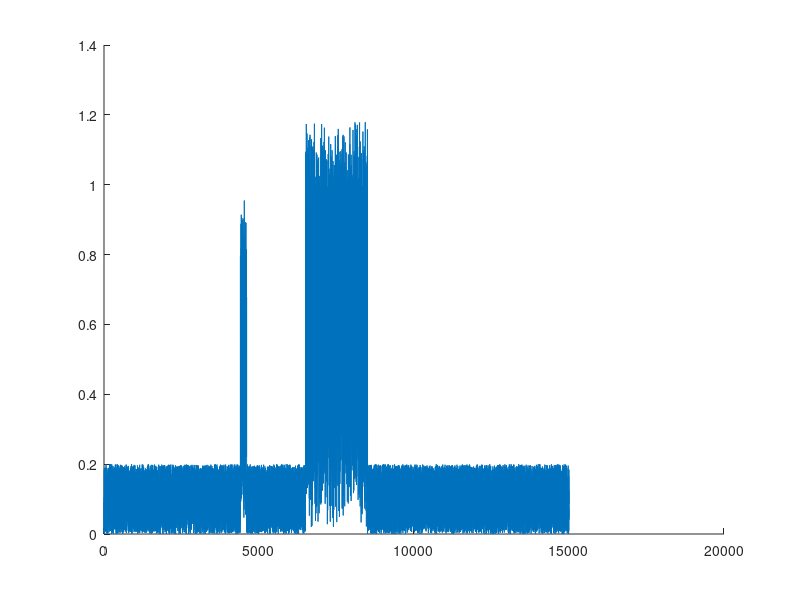

The MATLAB source for this figure: (Note: this script raises an error after producing the figure.)
%% Detect signal among noise

%% Data for testing function
close all
nc = 15000; % Number of samples recorded 

ns = 2000; % Number of samples of signal sent 

% Channel noise
chStd = 0.2;
ch = chStd.*rand(1,nc);

% True signal 
sigStd = 1;
sig = sigStd.*rand(1,ns);

sigPadded = [zeros(1,floor((nc-ns)/2)) sig zeros(1,ceil((nc-ns)/2))];

% Sound Card Transient
nt = 200;
sndStd = 0.8;
snd = sndStd.*rand(1,nt);
sndPadded = [zeros(1,floor((nc-nt)/2)-3000) snd zeros(1,ceil((nc-nt)/2)+3000)];

letsPlot = false;
if letsPlot 
    figure 
    plot(ch); title('Channel')
    figure
    plot(sigPadded); title('Padded Signal')
    figure
    plot(sndPadded); title('Sound Card Transient')
end

totalCh = ch + sigPadded + sndPadded;
hold on
plot(totalCh)
%% 
%------------------------
% Script for function 
%------------------------
totalCh = yrec;
hold on
plot(yrec)
%plot([1 length(yrec)],[mean(yrec) mean(yrec)],'r')
%plot([1 length(yrec)],[5*var(yrec) 5*var(yrec)],'g')
%
mvngAvgL = 250; % Length of moving average filter
checkBack = 200; % Comparison to previous Average
switchFactor = 10; % Rate of Change between averages neccessary in order to consider signal as begun
% --- 
previousAverages = [];
currentAverage = 0;
previousVariances = [];
currentVariance = 0;
sampelStamps = []; % Potential start samples of signal

for k = 1:length(totalCh)-mvngAvgL
   currentAverage = sum((totalCh(k:(k+mvngAvgL-1))))/mvngAvgL; 
   previousAverages = [previousAverages currentAverage]; %#ok<AGROW>
   currentVariance = var(totalCh(k:(k+mvngAvgL-1)));
   
   if k > 200
    if (currentAverage/previousAverages(k-checkBack) > switchFactor)
           sampelStamps = [sampelStamps k+mvngAvgL-checkBack]; %#ok<AGROW>
    end
   end
   
   debug = false; 
   if debug
       if k > 6475 && k < 6505 %#ok<UNRCH>
           fprintf('k:%d\n',k);
           fprintf('CurrentAverage:%d\n',currentAverage);
           fprintf('PreviousAverages(k-5):%d\n',previousAverages(k-5));
           fprintf('CurrentAverage/PreviousAverages(k-5):%d\n\n',currentAverage/previousAverages(k-5))
       end
   end
   
end

filteredStamps = [];

for k = 1:length(sampelStamps)-1 % Only keep those whose value is increasing between samples
    if totalCh(sampelStamps(k)) < totalCh(sampelStamps(k+1))
       filteredStamps = [filteredStamps sampelStamps(k)]; 
    end
    
end

stem(filteredStamps,ones(1,length(filteredStamps)),'g'); title('Found initsamples of Signal')

% Get most likely sampel, considering transient
if max(diff(filteredStamps)) > 500;
    calcDiff = diff(filteredStamps);
    elem = find(calcDiff > max(calcDiff)-1) + 1;

    initSampel = filteredStamps(elem);
else
    initSampel = filteredStamps(1);
end

stem(initSampel,1,'r')
legend('Channel','Possible start samples','Most likely start sample')





